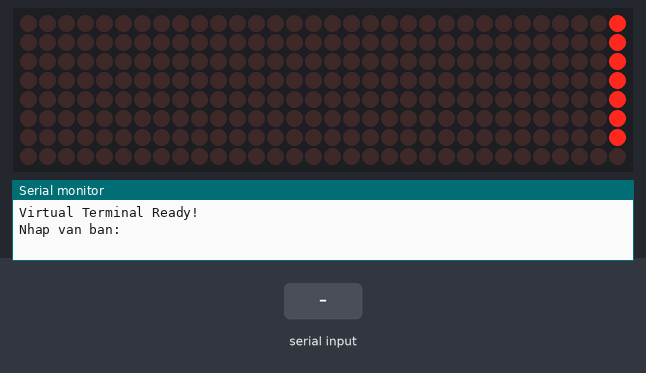
A sketch run on a simulated Arduino Uno, built with avr-gcc and run on an emulated ATmega328P. Shown: 32×8 LED matrix, the last lines printed to the serial monitor. The test bench sets the inputs (shaded band).

Above: at 0.09 s.
At 1.26 s:
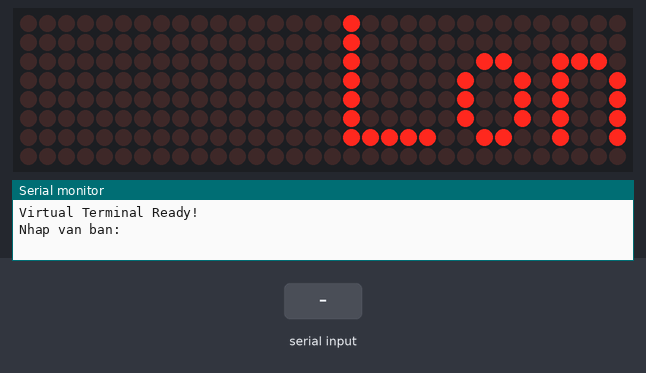
1.3 s: "1\n" received over Serial
At 2.9 s:
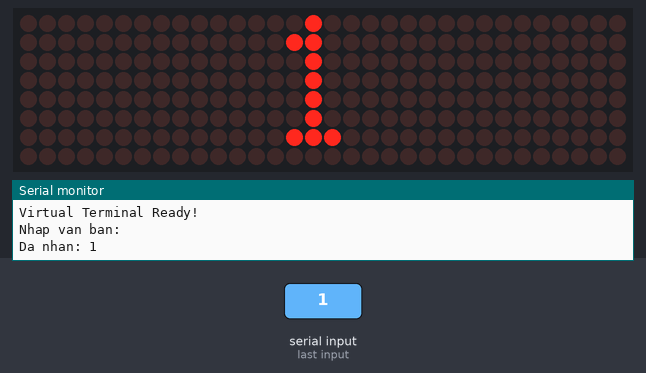

The sketch:

code3.ino
```cpp
#include <MD_Parola.h>
#include <MD_MAX72xx.h>
#include <SPI.h>

#define HARDWARE_TYPE MD_MAX72XX::FC16_HW
#define MAX_DEVICES 4
#define CS_PIN 10

MD_Parola parola = MD_Parola(HARDWARE_TYPE, CS_PIN, MAX_DEVICES);

String inputText = "Lonely";
bool newMessage = false;

void setup() {
  Serial.begin(9600);
  Serial.println("Virtual Terminal Ready!");
  Serial.println("Nhap van ban:");

  parola.begin();
  parola.displayClear();
  parola.displayText(inputText.c_str(), PA_CENTER, 80, 1000, PA_SCROLL_LEFT, PA_SCROLL_LEFT);
}

void loop() {
  // Đọc dữ liệu từ Virtual Terminal
  if (Serial.available() > 0) {
    inputText = Serial.readStringUntil('\n');
    inputText.trim();

    if (inputText.length() > 0) {
      newMessage = true;
      Serial.print("Da nhan: ");
      Serial.println(inputText);
    }
  }

  if (newMessage) {
    parola.displayClear();
    parola.displayReset();
    parola.displayText(inputText.c_str(), PA_CENTER, 50, 1000, PA_SCROLL_LEFT, PA_SCROLL_LEFT);
    newMessage = false;
  }

  if (parola.displayAnimate()) {
    parola.displayReset();
  }
}
```

Measured:
- after the input at 1.3 s, the display: first changes at once (image 2 shows a later state)
- what the display in image 2 shows lasts 1.0 s, from 2.2 s to 3.2 s
